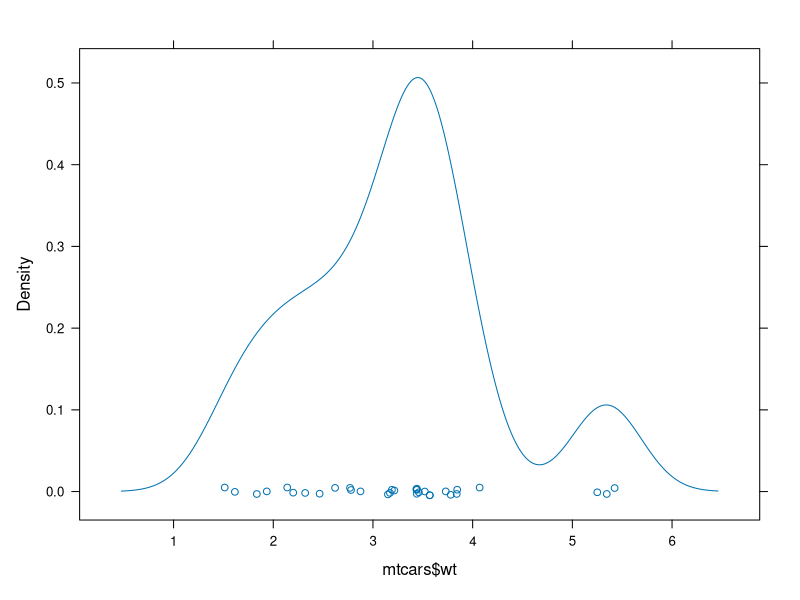
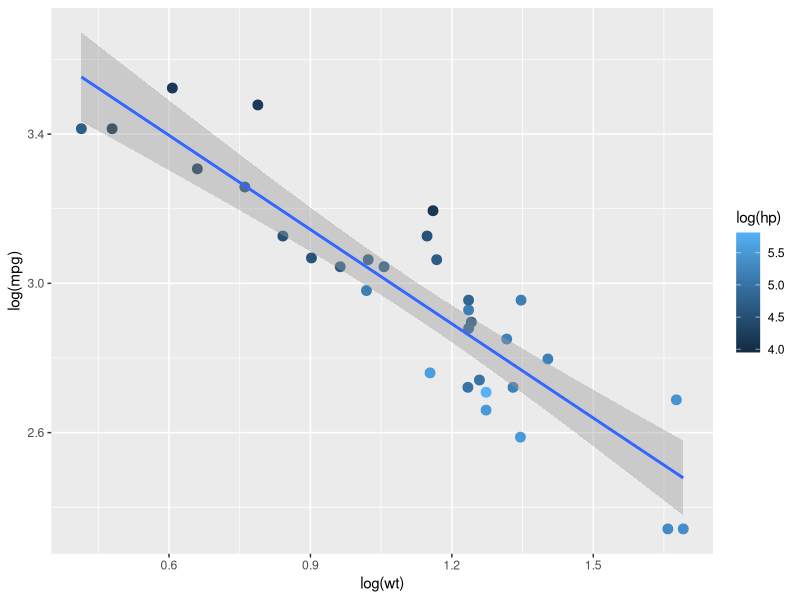
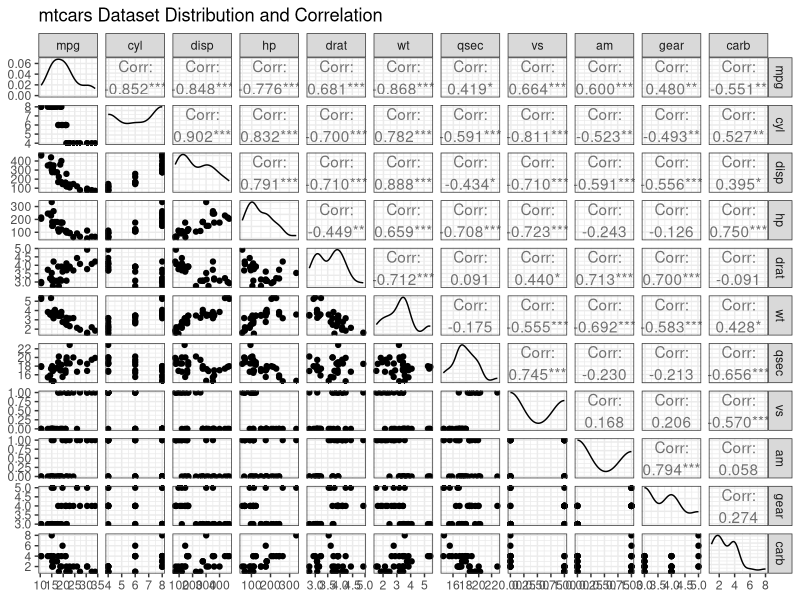
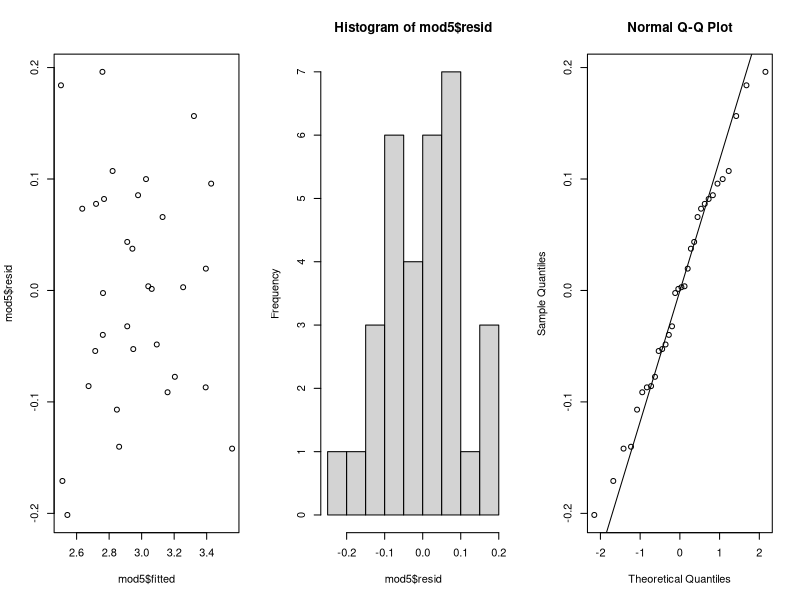

Source code (R) for these figures, in order:
###################################################
# Author: Jack Ruder
# Oct 25, 2022
# Project1: Predict gas milage using multiple linear regression, using the mtcars dataset
###################################################

# load data
data(mtcars)
knitr::kable(mtcars,"latex")

#    A data frame with 32 observations on 11 (numeric) variables.

#      [, 1]  mpg   Miles/(US) gallon                        
#      [, 2]  cyl   Number of cylinders                      
#      [, 3]  disp  Displacement (cu.in.)                    
#      [, 4]  hp    Gross horsepower                         
#      [, 5]  drat  Rear axle ratio                          
#      [, 6]  wt    Weight (1000 lbs)                        
#      [, 7]  qsec  1/4 mile time                            
#      [, 8]  vs    Engine (0 = V-shaped, 1 = straight)      
#      [, 9]  am    Transmission (0 = automatic, 1 = manual) 
#      [,10]  gear  Number of forward gears                  
#      [,11]  carb  Number of carburetors                    


library(GGally)
# inspect distributions and correlations
png("corrplot.png", width=8, height=8, units='in', res=150)
ggpairs(mtcars, title="mtcars Dataset Distribution and Correlation") + theme_bw()
dev.off()
# variables to log transform: mpg, disp, hp, drat,carb
# vars to closely inspect (possible outliers?): qsec wt, ,
# ordering of vars from most to least correlated: wt, cyl, disp, hp, drat, vs, am, carb, gear, qsec

#apply transformations
library('gridExtra')
gMpg <- lattice::densityplot(~log(mtcars$mpg)) # appears more normal
gDisp <- lattice::densityplot(~log(mtcars$disp)) # appears more normal
gHp <- lattice::densityplot(~log(mtcars$hp)) # appears more normal
gDrat <- lattice::densityplot(~log(mtcars$drat)) # slightly better, good enough that it should be transformed
gCarb <- lattice::densityplot(~log(mtcars$carb)) # more normal



gQsec <- lattice::densityplot(~log(mtcars$qsec)) # transform not too useful, there's just an outlier.
lattice::densityplot(~mtcars$wt) # looks like there is just a gap in the data from 4-5, there is clumping towards 4. We should try a transformation
gWt <- lattice::densityplot(~log(mtcars$wt)) # much better. Still a grouping at the edge but appears more normal.

#png("transformedDensities.png", width=8, height=8, units='in', res=150)
#grid.arrange(gMpg, gDisp, gHp, gDrat, gCarb, gQsec, gWt, ncol=4)
#dev.off()

# Thus, we will transform mpg, disp, hp, drat,carb and wt
library(car)
modall <- lm(log(mpg)~log(wt) + cyl + log(disp) + log(hp) + log(drat) + vs + am, data=mtcars)
summary(modall)
vif(modall) # looks like log(disp) is highly correlated with something else. 
#We will drop log(disp) for sure then.

# let's remove log(disp), and compare with the full model
mod2 <- lm(log(mpg)~log(wt) + cyl + log(hp) + log(drat) + vs + am, data=mtcars)
summary(mod2) # drop in multiple R-squared of 0.001. 
anova(mod2, modall) # nested F test gives F=0.75, Pr(>F) = 0.396. We will drop log(disp) for sure then.

#check VIF again
vif(mod2) # worst offender is cyl. repeat the above process.

mod3 <- lm(log(mpg)~log(wt) + log(hp) + log(drat) + vs + am, data=mtcars)
summary(mod3) # drop in multiple R-squared of 0.0016. 
anova(mod3, mod2) # nested F test gives F=0.34, Pr(>F) = 0.566. We should drop cyl from the model.

# check VIF
vif(mod3) # we should be happy with a VIF below 10 for all predictors.
anova(mod3) # it seems,log(drat), vs, am,contribute to a minimal portion of the error. We will drop them as terms.

mod5 <- lm(log(mpg)~log(wt) + log(hp), data=mtcars)
summary(mod5) # gave small multiple R squared decrease, but an increase in the adjusted r squared.
anova(mod5,mod3) # nested F test shows this is good, p=0.9608=

#lets compare to the original model,
anova(mod5, modall) # p = 0.9893, accept the null hypothesis that modall is not better than mod5
vif(mod5) # minimal collinearity
summary(mod5) # extremely significant, 3.14 e^-14
anova(mod5)
 
library(ggplot2)
ggplot(mtcars, aes(y=log(mpg),x=log(wt),color=log(hp))) + geom_point(size=3) + stat_smooth(method="lm")

# linear model diagnostic plots
png('diag.png', width=9, height=3, units='in', res=150)
par(mfrow=c(1,3))
plot(mod5$resid~mod5$fitted)
hist(mod5$resid)
qqnorm(mod5$resid)
qqline(mod5$resid)
dev.off()
# quite normal, though there are still a few unaccounted extreme outliers.

 
#
confint(mod5)

# compact is less than 2500
compact <- subset(mtcars, wt<2.5)
# midsize is between 2500 and 4000
midsize <- subset(mtcars, wt >= 2.5 & wt <= 4)
#large is above 4000
large <- subset(mtcars, wt > 4)


# prediction intervals
exp(sapply(data.frame(predict(mod5, newdata=compact, int='prediction')),mean))
exp(sapply(data.frame(predict(mod5, newdata=midsize, int='prediction')),mean))
exp(sapply(data.frame(predict(mod5, newdata=large, int='prediction')),mean))

# confidence intervals
exp(sapply(data.frame(predict(mod5, newdata=compact, int='confidence')),mean))
exp(sapply(data.frame(predict(mod5, newdata=midsize, int='confidence')),mean))
exp(sapply(data.frame(predict(mod5, newdata=large, int='confidence')),mean))

